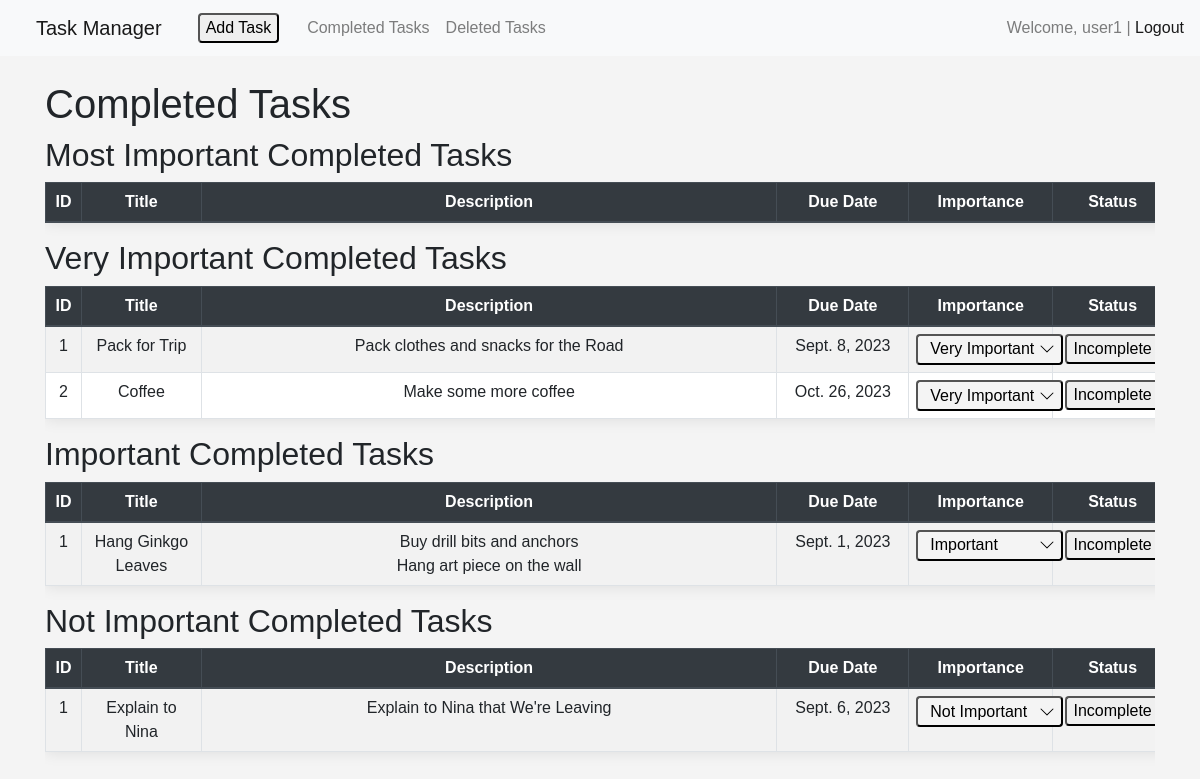
The page /completed-tasks/ (signed in) on the database its author committed.
### tasks/models.py (models this page shows, shortened)
class Task(models.Model):
    STATUS_CHOICES = (
        ('Incomplete', 'Incomplete'),
        ('Complete', 'Complete'),
    )
    IMPORTANCE_CHOICES = [
        ('most_important', 'Most Important'),
        ('very_important', 'Very Important'),
        ('important', 'Important'),
        ('not_important', 'Not Important'),
    ]
    user = models.ForeignKey(User, on_delete=models.CASCADE)
    title = models.CharField(max_length=64)
    description = models.TextField()
    created_at = models.DateTimeField(auto_now_add=True)
    due_date = models.DateField()
    status = models.CharField(max_length=20, choices=STATUS_CHOICES, default='Incomplete')
    importance = models.CharField(
        max_length=20,
        choices=IMPORTANCE_CHOICES,
        default='not_important'
    )
    is_deleted = models.BooleanField(default=False)
    class Meta:
        app_label = 'tasks'

### tasks/views.py (the view)
# urls.py: path('completed-tasks/', views.completed_tasks, name='completed_tasks'),
@login_required
def completed_tasks(request):
    most_important_tasks = Task.objects.filter(is_deleted=False, user=request.user, status='Complete', importance='most_important').order_by('due_date')
    very_important_tasks = Task.objects.filter(is_deleted=False, user=request.user, status='Complete', importance='very_important').order_by('due_date')
    important_tasks = Task.objects.filter(is_deleted=False, user=request.user, status='Complete', importance='important').order_by('due_date')
    not_important_tasks = Task.objects.filter(is_deleted=False, user=request.user, status='Complete', importance='not_important').order_by('due_date')
    completed_task_categories = {
        'most_important_tasks': most_important_tasks,
        'very_important_tasks': very_important_tasks,
        'important_tasks': important_tasks,
        'not_important_tasks': not_important_tasks
    }
    return render(request, 'tasks/completed_tasks.html', {'completed_task_categories': completed_task_categories})

### tasks/templates/tasks/completed_tasks.html
{% extends "tasks/layout.html" %}
{% block content %}
<h1>Completed Tasks</h1>
<div class="most-important-tasks">
    <h2>Most Important Completed Tasks</h2>
    {% include 'tasks/task_table.html' with tasks=completed_task_categories.most_important_tasks %}
</div>
<div class="very-important-tasks">
    <h2>Very Important Completed Tasks</h2>
    {% include 'tasks/task_table.html' with tasks=completed_task_categories.very_important_tasks %}
</div>
<div class="important-tasks">
    <h2>Important Completed Tasks</h2>
    {% include 'tasks/task_table.html' with tasks=completed_task_categories.important_tasks %}
</div>
<div class="not-important-tasks">
    <h2>Not Important Completed Tasks</h2>
    {% include 'tasks/task_table.html' with tasks=completed_task_categories.not_important_tasks %}
</div>
{% endblock %}

### tasks/templates/tasks/layout.html (shortened to what this page needs)
<!DOCTYPE html>
<html lang="en">
<head>
    <link href="https://maxcdn.bootstrapcdn.com/bootstrap/4.5.2/css/bootstrap.min.css" rel="stylesheet">
    {% load static %}
    <link rel="stylesheet" href="{% static 'tasks/styles.css' %}">
</head>
<body>
    <nav class="navbar navbar-expand-lg navbar-light bg-light">
        <a class="navbar-brand" href="{% url 'task_list' %}">Task Manager</a>
        {% if not hide_add_task %}
        <form class="add-btn" method="post" action="{% url 'add_task' %}">
            <button type="submit">Add Task</button>
        </form>
        {% endif %}
        <div class="collapse navbar-collapse" id="navbarNavDropdown">
            {% if user.is_authenticated %}
                <ul class="navbar-nav mr-auto">
                    <li class="nav-item">
                        <a class="nav-link" href="{% url 'completed_tasks' %}">Completed Tasks</a>
                    </li>
                    <li class="nav-item">
                        <a class="nav-link" href="{% url 'deleted_tasks' %}">Deleted Tasks</a>
                    </li>
                </ul>
            {% endif %}
            <div class="navbar-text">
                {% if user.is_authenticated %}
                Welcome, {{ user.username }} |
                <a href="{% url 'logout' %}">Logout</a>
                {% else %}
                <a href="{% url 'login' %}">Sign In</a> |
                <a href="{% url 'register' %}">Register</a>
                {% endif %}
            </div>
        </div>
    </nav>
    <main class="container mt-4">
        {% block content %}
        {% endblock content %}
    </main>
</body>

### tasks/templates/tasks/task_table.html (shortened to what this page needs)
<div class="scrollable-container">
    <table class="table table-striped table-bordered table-hover">
        <thead class="thead-dark">
            <tr>
                <th class="col-id">ID</th>
                <th class="col-title">Title</th>
                <th class="col-description">Description</th>
                <th class="col-due-date">Due Date</th>
                <th class="col-importance">Importance</th>
                <th class="col-status">Status</th>
            </tr>
        </thead>
        <tbody>
            {% for task in tasks %}
            <tr>
                <td>{{ forloop.counter }}</tstyle="white-space: nowrap;"d>
                <td style="word-break: keep-all; white-space: pre-wrap;">{{ task.title }}</td>
                <td style="word-break: keep-all; white-space: pre-wrap;">{{ task.description }}</td>
                <td>{{ task.due_date }}</td>
                <td>
                    <select class="importance-select" data-id="{{ task.id }}">
                        {% for value, display_name in task.IMPORTANCE_CHOICES %}
                            <option value="{{ value }}" {% if task.importance == value %}selected{% endif %}>{{ display_name }}</option>
                        {% endfor %}
                    </select>
                </td>
                <td>
                    {% if task.is_deleted %}
                        <button class="restore-btn" data-id="{{ task.id }}">Restore</button>
                    {% else %}
                        {% if task.status == "Complete" %}
                            <button class="complete-btn" data-id="{{ task.id }}">Incomplete</button>
                        {% else %}
                            <button class="complete-btn" data-id="{{ task.id }}">Complete</button>
                        {% endif %}
                    {% endif %}
                </td>
            </tr>
            {% endfor %}
        </tbody>
    </table>
</div>

### tasks/static/tasks/styles.css (style rules this page uses)
body { font-family: 'Arial', sans-serif; background-color: #f4f4f4; }
.table { background-color: #ffffff; box-shadow: 0px 0px 15px rgba(0,0,0,0.1); width: 100%; min-width: 1200px; }
table { width: 100%; table-layout: fixed; }
table td, table th { overflow-wrap: break-word; word-wrap: break-word; word-break: break-all; text-align: center; vertical-align: middle; }
button { border-radius: .25rem; margin: 0; }
.importance-select { appearance: none; -webkit-appearance: none; -moz-appearance: none; background-position: right 6px center; background-repeat: no-repeat; background-color: #f4f4f4; color: black; padding-left: .75rem; padding-right: 1.5rem; padding-top: .1rem; padding-bottom: .1rem; border: 2px outset buttonborder; width: auto; height: auto; display: inline-block; font-size: 1rem; border-color: buttonborder; border-radius: .25rem; line-height: 1.5; }
.importance-select option { background-color: #f4f4f4; color: black; padding: 8px 10px; }
.add-btn { margin-right: 20px; margin-left: 20px; }
.navbar-brand { margin-left: 20px; }
.col-id { width: 3%; }
.col-title { width: 10%; }
.col-description { width: 48%; }
.col-due-date { width: 11%; }
.col-importance { width: 12%; }
.col-status { width: 10%; }
table th, table td { padding: 7px 7px; }
.table th, .table td { padding: 7px 7px; }
.scrollable-container { overflow-x: auto; }
table td, table th { word-wrap: normal; word-break: normal; }

### rows shown on the page
Task: title "Pack for Trip", description "Pack clothes and snacks for the Road", due_date "Sept. 8, 2023", importance+id "Very Important"
Task: title "Coffee", description "Make some more coffee", due_date "Oct. 26, 2023", importance+id "Very Important"
Task: title "Hang Ginkgo Leaves", description "Buy drill bits and anchors Hang art piece on the wall", due_date "Sept. 1, 2023", importance+id "Important"
Task: title "Explain to Nina", description "Explain to Nina that We're Leaving", due_date "Sept. 6, 2023", importance+id "Not Important"

### other values the page prints
{{ user.username }} "user1"
